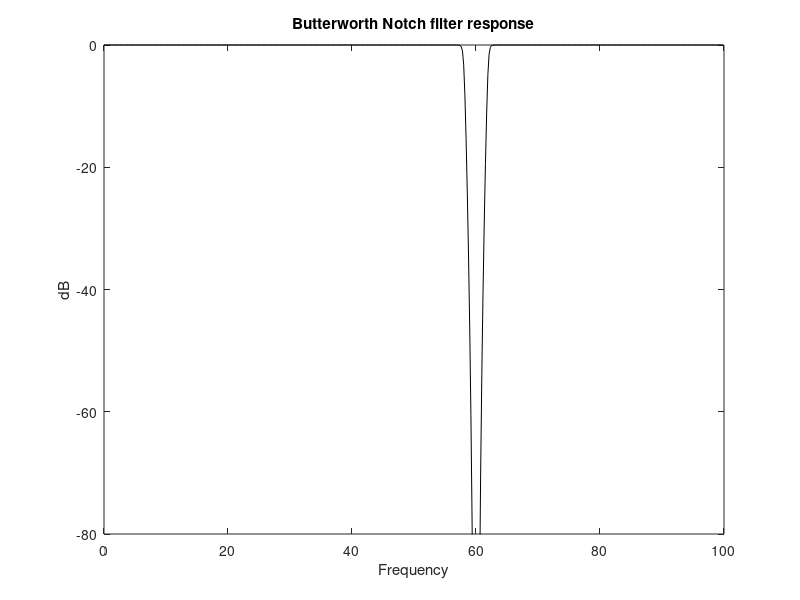
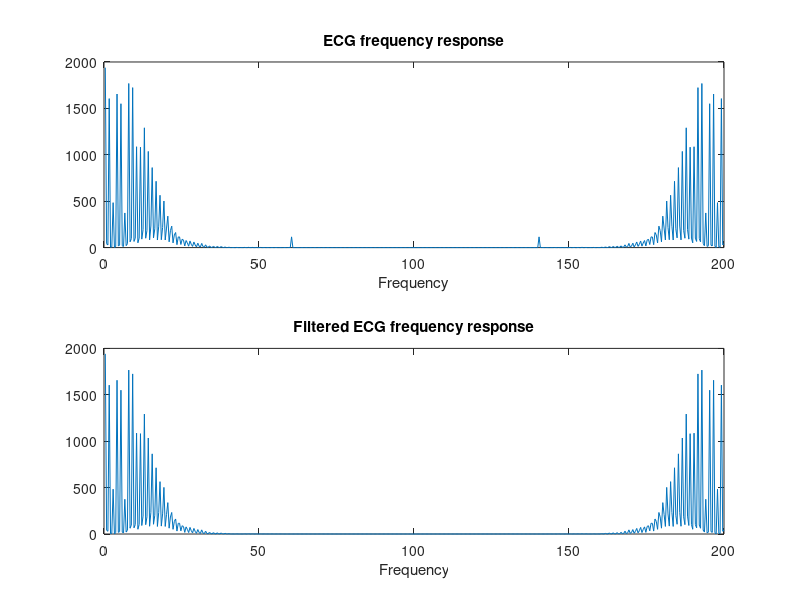

Source code (MATLAB) for these figures, in order:
clear all;
close all;
clc;

% ============== Activity 1 ========== %
% fs = 2000;
% n = 8; % order of filter
% wn = 200*2/fs; % normalized cutoff freq (200)
% rp = 3; % passband ripples
% rs = 60; % stopband ripples

% % butterworth filter has no ripple in pass/stop band
% [b, a] = butter(n,wn, "low"); % 2nd stage IIR filter: Since we know n, wn
% % b and a are coef of filter

% [H, f1] = freqz(b, a, 512, fs); % freq response of filter, 
% % no. of points in output spectrum  = 512

% H = 20*log10(abs(H)); % plot freq response ROR
% subplot(221);
% plot(f1,H, "k");
% ylim([-80 0]);
% title("Butterworth filter response");

% % chebyshev type 1 filter has ripple in passband
% [b,a] = cheby1(n,rp,wn);
% [H, f2] = freqz(b,a,512, fs);
% H = 20*log10(abs(H));
% subplot(222);
% plot(f2, H,"k");
% title("Chebyshev type 1 filter response");
% ylim([-80 0]);

% % chebyshev type 2 filter has ripples in stopband
% % also called equiripple filter
% [b,a] = cheby2(n,rs,wn);
% [H, f3] = freqz(b,a,512, fs);
% H = 20*log10(abs(H));
% subplot(223);
% plot(f3, H,"k");
% title("Chebyshev type 2 filter response");
% ylim([-80 0]);

% % Elliptic filter has ripples in both pass and stopband
% % fastest ROR (transition from pass to stop band)
% [b,a] = ellip(n,rp, rs,wn);
% [H, f4] = freqz(b,a,512, fs);
% H = 20*log10(abs(H));
% subplot(224);
% plot(f4, H,"k");
% title("Elliptic filter response");
% ylim([-80 0]);


% ============== Activity 2 ========== %
load ecg.dat;

fs = 200;
n = 8;
wp = 58*2/fs;
wn = 62*2/fs;

[b,a] = butter(n, [wp, wn],'stop'); % notch filter for 60Hz noise
[H, f1] = freqz(b,a,512, fs);
H = 20*log10(abs(H));
figure(1);
plot(f1,H, "k");
ylim([-80 0]);
ylabel("dB")
xlabel("Frequency")
title("Butterworth Notch filter response");

ecg_freq = abs(fft(ecg));
ecg_PSD = ecg_freq.^2;
ecg_filtered = filter(b,a,ecg);
ecg_filtered_PSD = abs(fft(ecg_filtered)).^2;

freq_scale = [1:length(ecg_filtered)]*200./length(ecg_filtered);

figure(2);
subplot(211);
plot(freq_scale, ecg_PSD);
xlabel("Frequency")
title("ECG frequency response");
subplot(212);
plot(freq_scale, ecg_filtered_PSD);
xlabel("Frequency")
title("Filtered ECG frequency response");

% ========== Post Lab tasks ========== 
% fs = 2000;
% n = 8; % order of filter
% wn = 200*2/fs; % normalized cutoff freq (200)
% rp = 3; % passband ripples
% rs = 60; % stopband ripples

% [b,a] = ellip(n,rp, rs,wn);
% [H, f4] = freqz(b,a,512, fs);
% H = 20*log10(abs(H));
% figure(1);
% subplot(211);
% plot(f4, H,"k");
% title("Elliptic filter response");
% ylim([-80 0]);

% [b, a] = butter(n,wn, "low"); % 2nd stage IIR filter: Since we know n, wn
% [H, f1] = freqz(b, a, 512, fs); % freq response of filter, 
% H = 20*log10(abs(H)); % plot freq response ROR
% subplot(212);
% plot(f1,H, "k");
% ylim([-80 0]);
% title("Butterworth filter response");
